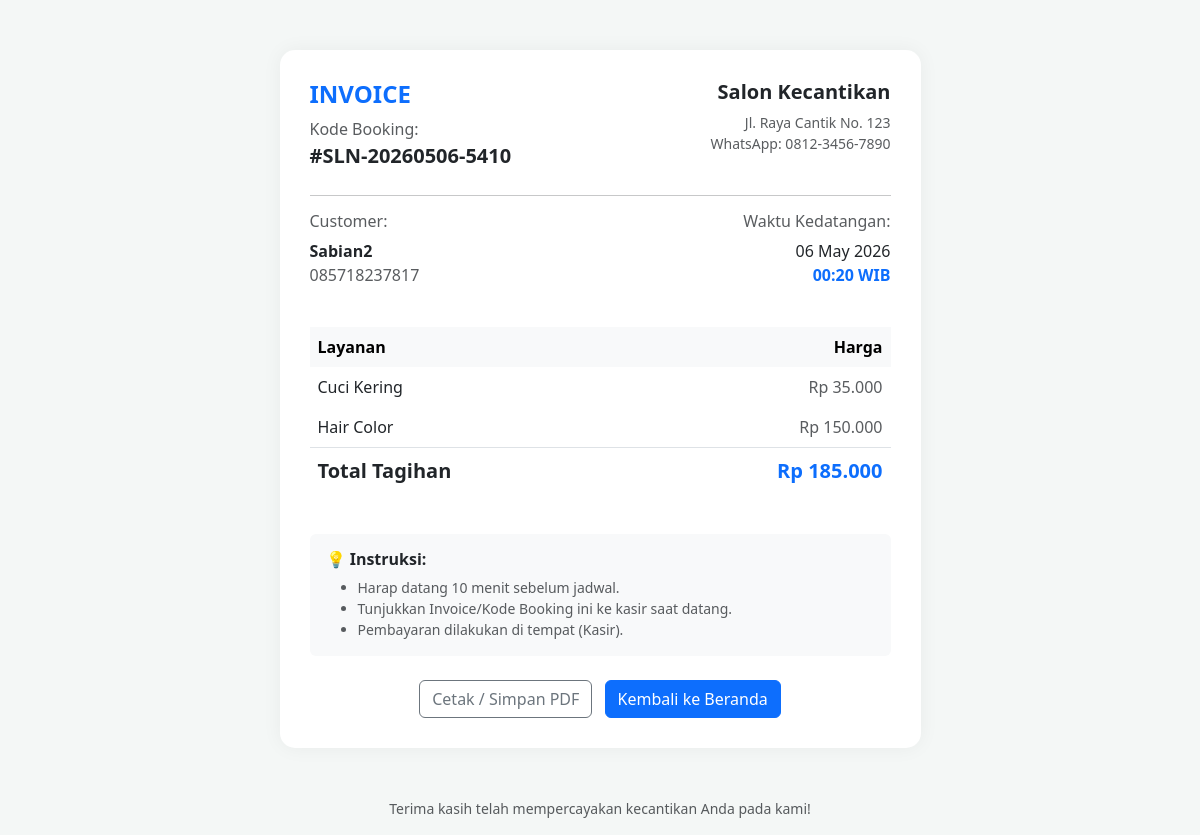
The app's page /invoice.php?id=SLN-20260506-5410 with its own data.
### tables this page shows
CREATE TABLE `bookings` (
  `id_booking` varchar(20) NOT NULL,
  `nama_customer` varchar(100) NOT NULL,
  `whatsapp_customer` varchar(20) NOT NULL,
  `tgl_booking` date NOT NULL,
  `jam_booking` time NOT NULL,
  `total_biaya` decimal(10,2) DEFAULT 0.00,
  `status_pembayaran` enum('pending','dp','lunas','batal') DEFAULT 'pending',
  `status_kerja` enum('menunggu','diproses','selesai') DEFAULT 'menunggu',
  `id_employee` int(11) DEFAULT NULL,
  `created_at` timestamp NOT NULL DEFAULT current_timestamp()
);

CREATE TABLE `booking_details` (
  `id_detail` int(11) NOT NULL,
  `id_booking` varchar(20) DEFAULT NULL,
  `id_service` int(11) DEFAULT NULL,
  `id_employee` int(11) DEFAULT NULL,
  `subtotal` decimal(10,2) DEFAULT NULL
);

CREATE TABLE `services` (
  `id_service` int(11) NOT NULL,
  `nama_layanan` varchar(100) NOT NULL,
  `deskripsi` text DEFAULT NULL,
  `harga` decimal(10,2) NOT NULL,
  `komisi_persen` int(3) DEFAULT 0
);

### invoice.php (the view, shortened to what this page needs)
<?php
include 'koneksi.php';
$id_booking = $_GET['id'];
$query = mysqli_query($conn, "SELECT * FROM bookings WHERE id_booking = '$id_booking'");
$data  = mysqli_fetch_array($query);
?>
<!DOCTYPE html>
<html lang="id">
<head>
    <link href="https://cdn.jsdelivr.net/npm/bootstrap@5.3.0/dist/css/bootstrap.min.css" rel="stylesheet">
</head>
<body>
<div class="container">
    <div class="row justify-content-center">
        <div class="col-lg-7">
            <div class="invoice-box">
                <div class="row mb-4">
                    <div class="col-sm-6">
                        <h4 class="text-uppercase fw-bold text-primary">Invoice</h4>
                        <span class="text-muted">Kode Booking:</span>
                        <div class="fw-bold fs-5">#<?php echo $data['id_booking']; ?></div>
                    </div>
                    <div class="col-sm-6 text-sm-end mt-3 mt-sm-0">
                        <h5 class="fw-bold">Salon Kecantikan</h5>
                        <p class="text-muted small">Jl. Raya Cantik No. 123<br>WhatsApp: 0812-3456-7890</p>
                    </div>
                </div>
                <hr>
                <div class="row mb-4">
                    <div class="col-sm-6">
                        <h6 class="text-muted">Customer:</h6>
                        <p class="fw-bold mb-0"><?php echo $data['nama_customer']; ?></p>
                        <p class="text-muted mb-0"><?php echo $data['whatsapp_customer']; ?></p>
                    </div>
                    <div class="col-sm-6 text-sm-end">
                        <h6 class="text-muted">Waktu Kedatangan:</h6>
                        <p class="mb-0"><?php echo date('d M Y', strtotime($data['tgl_booking'])); ?></p>
                        <p class="fw-bold text-primary"><?php echo date('H:i', strtotime($data['jam_booking'])); ?> WIB</p>
                    </div>
                </div>
                <div class="table-responsive mb-4">
                    <table class="table table-borderless">
                        <thead class="table-light">
                            <tr>
                                <th>Layanan</th>
                                <th class="text-end">Harga</th>
                            </tr>
                        </thead>
                        <tbody>
                            <?php
                            $detail_query = mysqli_query($conn, "SELECT s.nama_layanan, d.subtotal
                                                                FROM booking_details d
                                                                JOIN services s ON d.id_service = s.id_service
                                                                WHERE d.id_booking = '$id_booking'");
                            while($det = mysqli_fetch_array($detail_query)){
                            ?>
                            <tr>
                                <td><?php echo $det['nama_layanan']; ?></td>
                                <td class="text-end text-muted">Rp <?php echo number_format($det['subtotal'], 0, ',', '.'); ?></td>
                            </tr>
                            <?php } ?>
                        </tbody>
                        <tfoot>
                            <tr class="border-top">
                                <td class="fw-bold fs-5">Total Tagihan</td>
                                <td class="text-end fw-bold fs-5 text-primary">Rp <?php echo number_format($data['total_biaya'], 0, ',', '.'); ?></td>
                            </tr>
                        </tfoot>
                    </table>
                </div>
                <div class="bg-light p-3 rounded mb-4">
                    <h6 class="fw-bold">💡 Instruksi:</h6>
                    <ul class="small text-muted mb-0">
                        <li>Harap datang 10 menit sebelum jadwal.</li>
                        <li>Tunjukkan Invoice/Kode Booking ini ke kasir saat datang.</li>
                        <li>Pembayaran dilakukan di tempat (Kasir).</li>
                    </ul>
                </div>
                <div class="text-center no-print">
                    <button onclick="window.print()" class="btn btn-outline-secondary me-2">Cetak / Simpan PDF</button>
                    <a href="index.php" class="btn btn-primary">Kembali ke Beranda</a>
                </div>
            </div>
            <p class="text-center text-muted small mt-2">Terima kasih telah mempercayakan kecantikan Anda pada kami!</p>
        </div>
    </div>
</div>
</body>
</html>

### invoice.php (style rules this page uses)
body { background-color: #f4f7f6; }
.invoice-box { background: #fff; padding: 30px; border-radius: 15px; box-shadow: 0 0 20px rgba(0,0,0,0.05); margin-top: 50px; margin-bottom: 50px; }

### records on screen
bookings: id_booking "SLN-20260506-5410", nama_customer "Sabian2", whatsapp_customer "085718237817", tgl_booking "06 May 2026", jam_booking "00:20", total_biaya "185.000"
booking_details: id_service.nama_layanan "Cuci Kering", subtotal "35.000"
booking_details: id_service.nama_layanan "Hair Color", subtotal "150.000"
